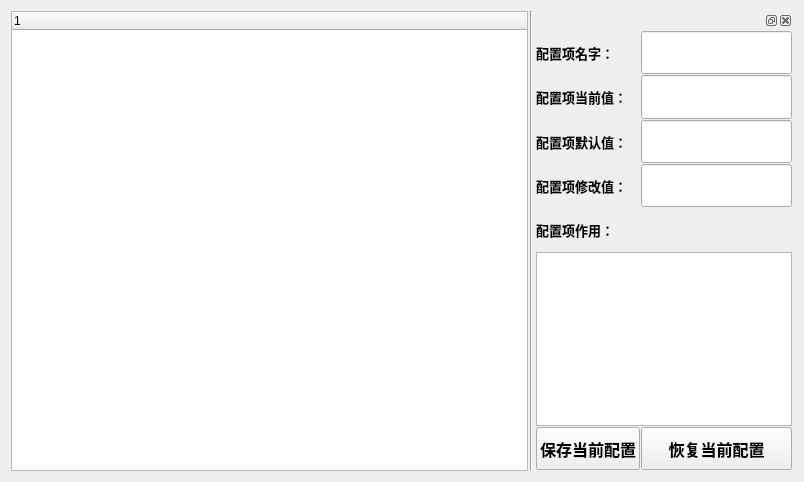
<?xml version="1.0" encoding="UTF-8"?>
<ui version="4.0">
 <class>FormCfgFile</class>
 <widget class="QWidget" name="FormCfgFile">
  <property name="geometry">
   <rect>
    <x>0</x>
    <y>0</y>
    <width>804</width>
    <height>482</height>
   </rect>
  </property>
  <property name="windowTitle">
   <string>Form</string>
  </property>
  <layout class="QVBoxLayout" name="verticalLayout">
   <item>
    <layout class="QHBoxLayout" name="horizontalLayout" stretch="2,0,1">
     <property name="spacing">
      <number>2</number>
     </property>
     <item>
      <widget class="QTreeWidget" name="treeWidget_cfg">
       <property name="styleSheet">
        <string notr="true"/>
       </property>
       <column>
        <property name="text">
         <string notr="true">1</string>
        </property>
       </column>
      </widget>
     </item>
     <item>
      <widget class="Line" name="line_6">
       <property name="orientation">
        <enum>Qt::Vertical</enum>
       </property>
      </widget>
     </item>
     <item>
      <widget class="QDockWidget" name="dockWidget_CommonTip">
       <widget class="QWidget" name="dockWidgetContents_2">
        <layout class="QVBoxLayout" name="verticalLayout_2">
         <property name="spacing">
          <number>1</number>
         </property>
         <property name="margin">
          <number>1</number>
         </property>
         <item>
          <layout class="QGridLayout" name="gridLayout" rowstretch="1,1,1,1,1,4,1" columnstretch="1,1,0">
           <property name="spacing">
            <number>1</number>
           </property>
           <item row="0" column="0">
            <widget class="QLabel" name="label_17">
             <property name="font">
              <font>
               <family>微软雅黑</family>
               <pointsize>10</pointsize>
               <weight>75</weight>
               <bold>true</bold>
              </font>
             </property>
             <property name="text">
              <string>配置项名字：</string>
             </property>
            </widget>
           </item>
           <item row="1" column="0">
            <widget class="QLabel" name="label_6">
             <property name="font">
              <font>
               <family>微软雅黑</family>
               <pointsize>10</pointsize>
               <weight>75</weight>
               <bold>true</bold>
              </font>
             </property>
             <property name="text">
              <string>配置项当前值：</string>
             </property>
            </widget>
           </item>
           <item row="2" column="0">
            <widget class="QLabel" name="label_7">
             <property name="font">
              <font>
               <family>微软雅黑</family>
               <pointsize>10</pointsize>
               <weight>75</weight>
               <bold>true</bold>
              </font>
             </property>
             <property name="text">
              <string>配置项默认值：</string>
             </property>
            </widget>
           </item>
           <item row="3" column="0">
            <widget class="QLabel" name="label_8">
             <property name="font">
              <font>
               <family>微软雅黑</family>
               <pointsize>10</pointsize>
               <weight>75</weight>
               <bold>true</bold>
              </font>
             </property>
             <property name="text">
              <string>配置项修改值：</string>
             </property>
            </widget>
           </item>
           <item row="4" column="0">
            <widget class="QLabel" name="label_9">
             <property name="font">
              <font>
               <family>微软雅黑</family>
               <pointsize>10</pointsize>
               <weight>75</weight>
               <bold>true</bold>
              </font>
             </property>
             <property name="text">
              <string>配置项作用：</string>
             </property>
            </widget>
           </item>
           <item row="2" column="2">
            <widget class="QLineEdit" name="lineEdit_cfgItemDefaultValue">
             <property name="sizePolicy">
              <sizepolicy hsizetype="Expanding" vsizetype="Preferred">
               <horstretch>0</horstretch>
               <verstretch>0</verstretch>
              </sizepolicy>
             </property>
             <property name="font">
              <font>
               <family>微软雅黑</family>
               <pointsize>11</pointsize>
               <weight>75</weight>
               <bold>true</bold>
              </font>
             </property>
            </widget>
           </item>
           <item row="1" column="2">
            <widget class="QLineEdit" name="lineEdit_cfgItemCurrentVelue">
             <property name="sizePolicy">
              <sizepolicy hsizetype="Expanding" vsizetype="Preferred">
               <horstretch>0</horstretch>
               <verstretch>0</verstretch>
              </sizepolicy>
             </property>
             <property name="font">
              <font>
               <family>微软雅黑</family>
               <pointsize>11</pointsize>
               <weight>75</weight>
               <bold>true</bold>
              </font>
             </property>
            </widget>
           </item>
           <item row="0" column="2">
            <widget class="QLineEdit" name="lineEdit_cfgItemName">
             <property name="sizePolicy">
              <sizepolicy hsizetype="Expanding" vsizetype="Preferred">
               <horstretch>0</horstretch>
               <verstretch>0</verstretch>
              </sizepolicy>
             </property>
             <property name="font">
              <font>
               <family>微软雅黑</family>
               <pointsize>12</pointsize>
               <weight>75</weight>
               <bold>true</bold>
              </font>
             </property>
            </widget>
           </item>
           <item row="5" column="0" colspan="3">
            <widget class="QTextEdit" name="textEdit_introduce">
             <property name="font">
              <font>
               <family>微软雅黑</family>
               <pointsize>12</pointsize>
               <weight>75</weight>
               <bold>true</bold>
              </font>
             </property>
             <property name="readOnly">
              <bool>true</bool>
             </property>
             <property name="html">
              <string>&lt;!DOCTYPE HTML PUBLIC &quot;-//W3C//DTD HTML 4.0//EN&quot; &quot;http://www.w3.org/TR/REC-html40/strict.dtd&quot;&gt;
&lt;html&gt;&lt;head&gt;&lt;meta name=&quot;qrichtext&quot; content=&quot;1&quot; /&gt;&lt;style type=&quot;text/css&quot;&gt;
p, li { white-space: pre-wrap; }
&lt;/style&gt;&lt;/head&gt;&lt;body style=&quot; font-family:'微软雅黑'; font-size:12pt; font-weight:600; font-style:normal;&quot;&gt;
&lt;p style=&quot;-qt-paragraph-type:empty; margin-top:0px; margin-bottom:0px; margin-left:0px; margin-right:0px; -qt-block-indent:0; text-indent:0px;&quot;&gt;&lt;/p&gt;&lt;/body&gt;&lt;/html&gt;</string>
             </property>
            </widget>
           </item>
           <item row="6" column="2">
            <widget class="QPushButton" name="pushButton_ReCover">
             <property name="sizePolicy">
              <sizepolicy hsizetype="Preferred" vsizetype="Preferred">
               <horstretch>0</horstretch>
               <verstretch>0</verstretch>
              </sizepolicy>
             </property>
             <property name="font">
              <font>
               <family>微软雅黑</family>
               <pointsize>12</pointsize>
               <weight>75</weight>
               <bold>true</bold>
              </font>
             </property>
             <property name="text">
              <string>恢复当前配置</string>
             </property>
            </widget>
           </item>
           <item row="6" column="0" colspan="2">
            <widget class="QPushButton" name="pushButton_SaveCfg">
             <property name="sizePolicy">
              <sizepolicy hsizetype="Preferred" vsizetype="Preferred">
               <horstretch>0</horstretch>
               <verstretch>0</verstretch>
              </sizepolicy>
             </property>
             <property name="font">
              <font>
               <family>微软雅黑</family>
               <pointsize>12</pointsize>
               <weight>75</weight>
               <bold>true</bold>
              </font>
             </property>
             <property name="text">
              <string>保存当前配置</string>
             </property>
            </widget>
           </item>
           <item row="3" column="2">
            <widget class="QLineEdit" name="lineEdit_cfgModify">
             <property name="sizePolicy">
              <sizepolicy hsizetype="Expanding" vsizetype="Preferred">
               <horstretch>0</horstretch>
               <verstretch>0</verstretch>
              </sizepolicy>
             </property>
             <property name="font">
              <font>
               <family>微软雅黑</family>
               <pointsize>16</pointsize>
               <weight>75</weight>
               <bold>true</bold>
              </font>
             </property>
            </widget>
           </item>
          </layout>
         </item>
        </layout>
       </widget>
      </widget>
     </item>
    </layout>
   </item>
  </layout>
 </widget>
 <resources/>
 <connections/>
</ui>
